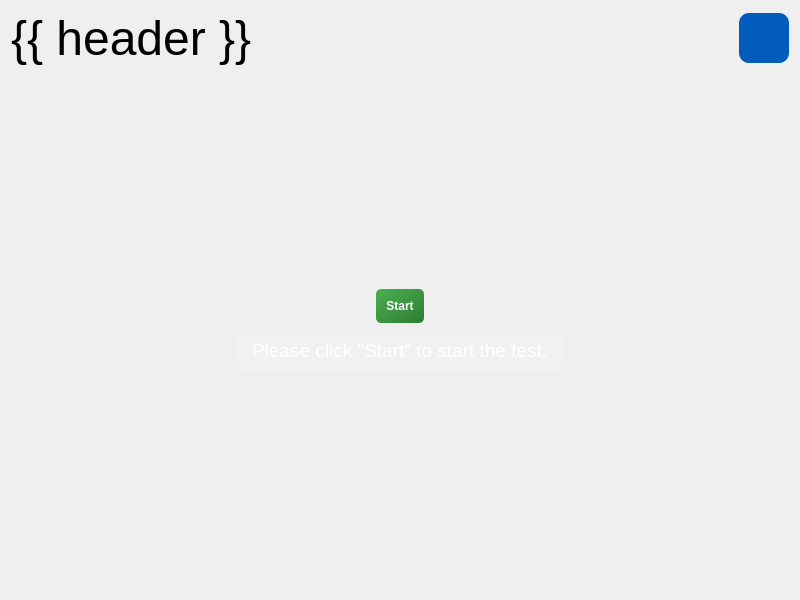
<?xml version="1.0" encoding="UTF-8"?>
<ui version="4.0">
 <class>EyeTestPage</class>
 <widget class="QWidget" name="EyeTestPage">
  <property name="geometry">
   <rect>
    <x>0</x>
    <y>0</y>
    <width>800</width>
    <height>600</height>
   </rect>
  </property>
  <property name="sizePolicy">
   <sizepolicy hsizetype="Expanding" vsizetype="Expanding">
    <horstretch>0</horstretch>
    <verstretch>0</verstretch>
   </sizepolicy>
  </property>
  <property name="maximumSize">
   <size>
    <width>3840</width>
    <height>2160</height>
   </size>
  </property>
  <property name="windowTitle">
   <string>{{ header}}</string>
  </property>
  <layout class="QVBoxLayout" name="verticalLayout">
   <item>
    <layout class="QHBoxLayout" name="header">
     <property name="sizeConstraint">
      <enum>QLayout::SizeConstraint::SetMaximumSize</enum>
     </property>
     <item>
      <widget class="QLabel" name="title">
       <property name="maximumSize">
        <size>
         <width>16777215</width>
         <height>100</height>
        </size>
       </property>
       <property name="font">
        <font>
         <family>Arial</family>
         <pointsize>36</pointsize>
        </font>
       </property>
       <property name="text">
        <string>{{ header }}</string>
       </property>
      </widget>
     </item>
     <item>
      <spacer name="horizontal_spacer">
       <property name="orientation">
        <enum>Qt::Orientation::Horizontal</enum>
       </property>
       <property name="sizeHint" stdset="0">
        <size>
         <width>40</width>
         <height>20</height>
        </size>
       </property>
      </spacer>
     </item>
     <item>
      <widget class="QPushButton" name="info_button">
       <property name="minimumSize">
        <size>
         <width>50</width>
         <height>50</height>
        </size>
       </property>
       <property name="maximumSize">
        <size>
         <width>50</width>
         <height>50</height>
        </size>
       </property>
       <property name="styleSheet">
        <string notr="true">QPushButton {
                                    color: rgb(255, 255, 255);
                                    background-color: rgb(1, 92, 187);
                                    border: 1px;
                                    border-radius: 10px;
                                    }

                                    QPushButton:hover {
                                    color: rgb(220,221,229);
                                    background-color: rgb(37, 150, 190);
                                    }

                                    QPushButton:pressed {
                                    color: rgb(220,221,229);
                                    background-color: rgb(37, 150, 190);
                                    }</string>
       </property>
       <property name="text">
        <string/>
       </property>
       <property name="icon">
        <iconset theme="QIcon::ThemeIcon::DialogInformation"/>
       </property>
       <property name="iconSize">
        <size>
         <width>40</width>
         <height>40</height>
        </size>
       </property>
      </widget>
     </item>
    </layout>
   </item>
   <item>
    <layout class="QVBoxLayout" name="body" stretch="0,2,2,0">
     <property name="sizeConstraint">
      <enum>QLayout::SizeConstraint::SetMaximumSize</enum>
     </property>
     <item>
      <spacer name="verticalSpacer">
       <property name="orientation">
        <enum>Qt::Orientation::Vertical</enum>
       </property>
       <property name="sizeHint" stdset="0">
        <size>
         <width>20</width>
         <height>40</height>
        </size>
       </property>
      </spacer>
     </item>
     <item alignment="Qt::AlignmentFlag::AlignHCenter">
      <widget class="QPushButton" name="test_button">
       <property name="sizePolicy">
        <sizepolicy hsizetype="Maximum" vsizetype="Maximum">
         <horstretch>0</horstretch>
         <verstretch>0</verstretch>
        </sizepolicy>
       </property>
       <property name="styleSheet">
        <string notr="true">background: qlineargradient(x1:0, y1:0, x2:1, y2:1, stop:0 #4CAF50, stop:1 #2E7D32);
                color: white;
                font-weight: bold;
                padding: 10px;
                border-radius: 5px;</string>
       </property>
       <property name="text">
        <string>Start</string>
       </property>
      </widget>
     </item>
     <item alignment="Qt::AlignmentFlag::AlignHCenter">
      <widget class="QLabel" name="status_label">
       <property name="sizePolicy">
        <sizepolicy hsizetype="Maximum" vsizetype="Maximum">
         <horstretch>0</horstretch>
         <verstretch>0</verstretch>
        </sizepolicy>
       </property>
       <property name="font">
        <font>
         <family>Arial</family>
         <pointsize>14</pointsize>
        </font>
       </property>
       <property name="styleSheet">
        <string notr="true">background-color: rgba(255, 255, 255, 0.1);
            color: white;
            padding: 10px;
            border-radius: 10px;</string>
       </property>
       <property name="text">
        <string>Please click &quot;Start&quot; to start the test.</string>
       </property>
      </widget>
     </item>
     <item>
      <spacer name="verticalSpacer_2">
       <property name="orientation">
        <enum>Qt::Orientation::Vertical</enum>
       </property>
       <property name="sizeHint" stdset="0">
        <size>
         <width>20</width>
         <height>40</height>
        </size>
       </property>
      </spacer>
     </item>
    </layout>
   </item>
  </layout>
 </widget>
 <resources/>
 <connections/>
</ui>
